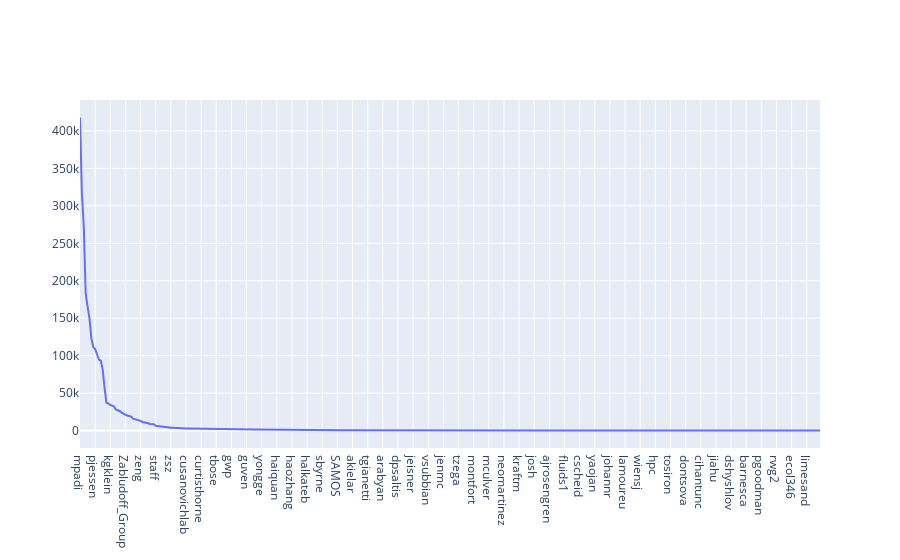

Notebook code for this chart:
### Code cell
fig.add_trace(go.Scatter(x=x_data,y=y_data,mode="lines",name="lines"))
fig.show()

### Figure 1 — Plotly figure (JSON) as saved in the notebook; plotly's stock layout.template omitted (floating-point values rounded to 4 significant figures; data arrays with more than 128 entries replaced by an {"elided": "..."} marker saying what was removed)
{"data": [{"mode": "lines", "name": "lines", "type": "scatter", "x": {"elided": "392 str values"}, "y": {"elided": "8011 str values"}}], "layout": {}}
